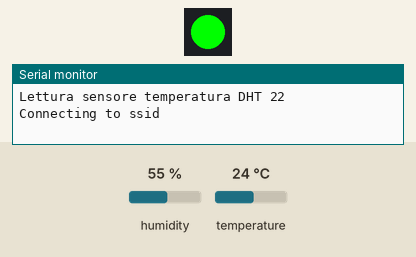
Simulated run of this sketch. Board: ESP8266 (NodeMCU). Parts: 1 RGB LEDs in strip order, left to right, the last lines printed to the serial monitor. Inputs (shaded band) come from the test bench; at power-on: humidity 55 %, temperature 24 °C. Dim RGB values are drawn brighter than linear; WiFi joins after 1.5 s; servers stay silent unless stated; colours are those a GRB WS2812 strip shows for the declared byte order.

Above: at 0.1 s.
At 2.1 s:
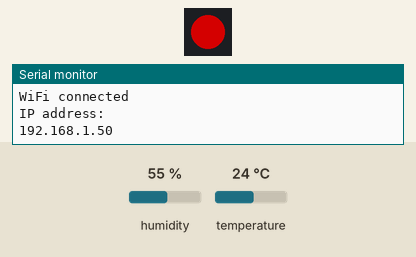
Timing chart, 0 to 3.6 s (numbered marks = the images above):
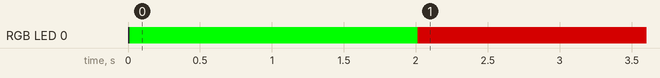

The sketch:

sensore_dht22_led.ino
```cpp
/***************************************************
  Lettura di un sensore DHT22 e invio dati in mqtt
  installare librerie Adafruit
  Sensors
  DHT
  FastLED

 ****************************************************/

#include <ESP8266WiFi.h>
#include "DHT.h"
#include <FastLED.h>
#include "access.h"

/************************* NodeMCU pin mapping *******************************/
#define D0 16
#define D1 5 // I2C Bus SCL (clock)
#define D2 4 // I2C Bus SDA (data)
#define D3 0
#define D4 2 // Same as "LED_BUILTIN", but inverted logic
#define D5 14 // SPI Bus SCK (clock)
#define D6 12 // SPI Bus MISO
#define D7 13 // SPI Bus MOSI
#define D8 15 // SPI Bus SS (CS)
#define D9 3 // RX0 (Serial console)
#define D10 1 // TX0 (Serial console)

/************************* RGB led *******************************************/
#define NUM_LEDS 1
const int dataline = D2;
CRGB leds[NUM_LEDS];

/************************* Settaggi sensore *********************************/
#define DHTPIN D1
#define DHTTYPE DHT22
DHT dht(DHTPIN, DHTTYPE);

/************ Global State (you don't need to change this!) ******************/

// Create an ESP8266 WiFiClient class to connect to the MQTT server.
WiFiClient client;

/*************************** Sketch Code ************************************/
void setup() {
  Serial.begin(9600);
  LEDS.addLeds<WS2812B, dataline>(leds, NUM_LEDS);
  dht.begin();
  delay(10);
  leds[0] =  CRGB::Red;
  FastLED.show();
  Serial.println(F("Lettura sensore temperatura DHT 22"));

  // Connect to WiFi access point.
  Serial.println(); Serial.println();
  Serial.print("Connecting to ");
  Serial.println(WLAN_SSID);

  WiFi.begin(WLAN_SSID, WLAN_PASS);
  while (WiFi.status() != WL_CONNECTED) {
    delay(2000);
    Serial.print(".");
  }
  Serial.println();

  Serial.println("WiFi connected");
  Serial.println("IP address: "); Serial.println(WiFi.localIP());


  leds[0] =  CRGB::Green;
  FastLED.show();

}

float h,t;
char buf_t[10], buf_h[10];
char feed[100];

void loop() {

  delay(1000);
  //leggo il sensore
  leds[0] =  CRGB::Blue;
  FastLED.show();
  h = dht.readHumidity();
  t = dht.readTemperature();
  leds[0] =  CRGB::Green;
  FastLED.show();

  dtostrf(t, 6, 2, buf_t);
  dtostrf(h, 6, 2, buf_h);
  sprintf(feed, "{\"temperature\":%s,\"humidity\":%s}", buf_t, buf_h);
  Serial.println(feed);

}
```

access_-_example.h
```cpp
/************************* WiFi Access Point *********************************/

#define WLAN_SSID       "ssid"
#define WLAN_PASS       "pass"

/************************* Mqtt setup ****************************************/

#define AIO_SERVER      "broker mqtt"
#define AIO_SERVERPORT  1883                   // use 8883 for SSL
#define AIO_USERNAME    "user mqtt"
#define AIO_KEY         "pass mqtt"
```

Measured:
- by itself, RGB LED 0: off → RGB(0, 255, 0) at 0.01 s, → RGB(128, 0, 0) 2.0 s later
